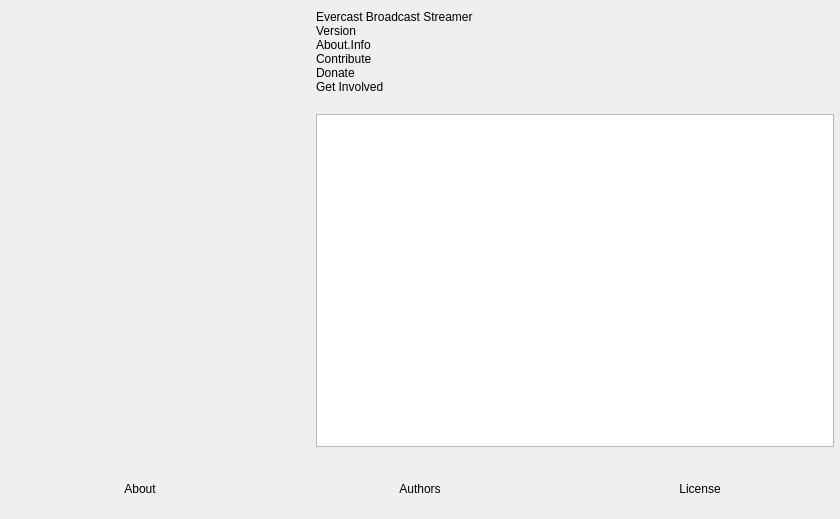
<?xml version="1.0" encoding="UTF-8"?>
<ui version="4.0">
 <class>OBSAbout</class>
 <widget class="QWidget" name="OBSAbout">
  <property name="geometry">
   <rect>
    <x>0</x>
    <y>0</y>
    <width>840</width>
    <height>519</height>
   </rect>
  </property>
  <property name="windowTitle">
   <string>About</string>
  </property>
  <layout class="QVBoxLayout" name="verticalLayout_2">
   <property name="leftMargin">
    <number>0</number>
   </property>
   <property name="topMargin">
    <number>0</number>
   </property>
   <property name="rightMargin">
    <number>0</number>
   </property>
   <property name="bottomMargin">
    <number>0</number>
   </property>
   <item>
    <layout class="QHBoxLayout" name="horizontalLayout_2">
     <property name="spacing">
      <number>30</number>
     </property>
     <property name="leftMargin">
      <number>30</number>
     </property>
     <property name="topMargin">
      <number>10</number>
     </property>
     <property name="rightMargin">
      <number>6</number>
     </property>
     <property name="bottomMargin">
      <number>6</number>
     </property>
     <item>
      <widget class="QLabel" name="icon">
       <property name="minimumSize">
        <size>
         <width>256</width>
         <height>256</height>
        </size>
       </property>
       <property name="maximumSize">
        <size>
         <width>256</width>
         <height>256</height>
        </size>
       </property>
       <property name="text">
        <string/>
       </property>
       <property name="pixmap">
        <pixmap>:res/images/obs.png</pixmap>
       </property>
       <property name="scaledContents">
        <bool>true</bool>
       </property>
      </widget>
     </item>
     <item>
      <layout class="QVBoxLayout" name="verticalLayout">
       <property name="spacing">
        <number>0</number>
       </property>
       <item>
        <widget class="QLabel" name="name">
         <property name="text">
          <string notr="true">Evercast Broadcast Streamer</string>
         </property>
        </widget>
       </item>
       <item>
        <widget class="QLabel" name="version">
         <property name="text">
          <string notr="true">Version</string>
         </property>
        </widget>
       </item>
       <item>
        <widget class="QLabel" name="info">
         <property name="text">
          <string>About.Info</string>
         </property>
         <property name="wordWrap">
          <bool>true</bool>
         </property>
        </widget>
       </item>
       <item>
        <widget class="QLabel" name="contribute">
         <property name="text">
          <string notr="true">Contribute</string>
         </property>
         <property name="wordWrap">
          <bool>true</bool>
         </property>
        </widget>
       </item>
       <item>
        <widget class="QLabel" name="donate">
         <property name="text">
          <string notr="true">Donate</string>
         </property>
        </widget>
       </item>
       <item>
        <widget class="QLabel" name="getInvolved">
         <property name="text">
          <string notr="true">Get Involved</string>
         </property>
        </widget>
       </item>
       <item>
        <spacer name="verticalSpacer">
         <property name="orientation">
          <enum>Qt::Vertical</enum>
         </property>
         <property name="sizeType">
          <enum>QSizePolicy::Fixed</enum>
         </property>
         <property name="sizeHint" stdset="0">
          <size>
           <width>20</width>
           <height>20</height>
          </size>
         </property>
        </spacer>
       </item>
       <item>
        <widget class="QTextBrowser" name="textBrowser">
         <property name="openExternalLinks">
          <bool>true</bool>
         </property>
        </widget>
       </item>
      </layout>
     </item>
    </layout>
   </item>
   <item>
    <widget class="QWidget" name="widget" native="true">
     <property name="minimumSize">
      <size>
       <width>0</width>
       <height>60</height>
      </size>
     </property>
     <layout class="QHBoxLayout" name="horizontalLayout">
      <property name="spacing">
       <number>0</number>
      </property>
      <property name="leftMargin">
       <number>0</number>
      </property>
      <property name="topMargin">
       <number>0</number>
      </property>
      <property name="rightMargin">
       <number>0</number>
      </property>
      <property name="bottomMargin">
       <number>0</number>
      </property>
      <item>
       <widget class="ClickableLabel" name="about">
        <property name="text">
         <string>About</string>
        </property>
        <property name="alignment">
         <set>Qt::AlignCenter</set>
        </property>
       </widget>
      </item>
      <item>
       <widget class="ClickableLabel" name="authors">
        <property name="text">
         <string>Authors</string>
        </property>
        <property name="alignment">
         <set>Qt::AlignCenter</set>
        </property>
       </widget>
      </item>
      <item>
       <widget class="ClickableLabel" name="license">
        <property name="text">
         <string>License</string>
        </property>
        <property name="alignment">
         <set>Qt::AlignCenter</set>
        </property>
       </widget>
      </item>
     </layout>
    </widget>
   </item>
  </layout>
 </widget>
 <customwidgets>
  <customwidget>
   <class>ClickableLabel</class>
   <extends>QLabel</extends>
   <header>clickable-label.hpp</header>
  </customwidget>
 </customwidgets>
 <resources/>
 <connections/>
</ui>
